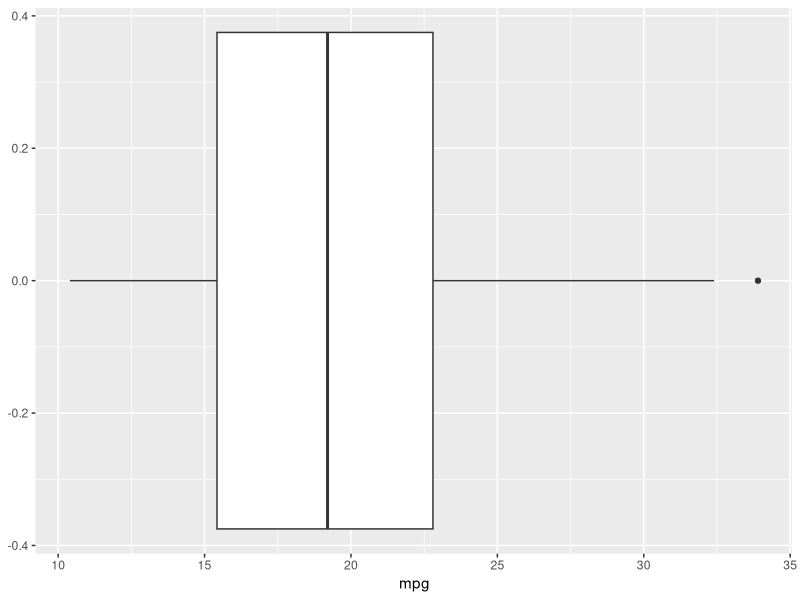

Here is the R script that generated this plot:
## ---- chunk 1
##Uncomment the following lines to install the packages
install.packages("dplyr")
install.packages("ggplot2")
## ---- chunk 2
library(dplyr) ## Data Transformation
library(ggplot2) ## Data Visualization



## ---- chunk 3
select_mpg_mtcars_df <- mtcars %>% 
  select(mpg)
## ---- chunk 4
filter_wt_mtcars_df <- mtcars %>% 
  filter(wt > 2)
## ---- chunk 5
View(filter_wt_mtcars_df)
## ---- chunk 6
mutate_kmpl_mtcars_df <- mtcars %>% 
  mutate(kmpl = mpg * 0.425144)

## ---- chunk 7
View(mutate_kmpl_mtcars_df)
## ---- chunk 8
ggplot(data = mtcars, aes(x = mpg)) +
  geom_boxplot() 
## ---- chunk 9


## ---- chunk 10

## ---- chunk 11

## ---- chunk 12


## ---- chunk 13

## ---- chunk 14


## ---- chunk 15


